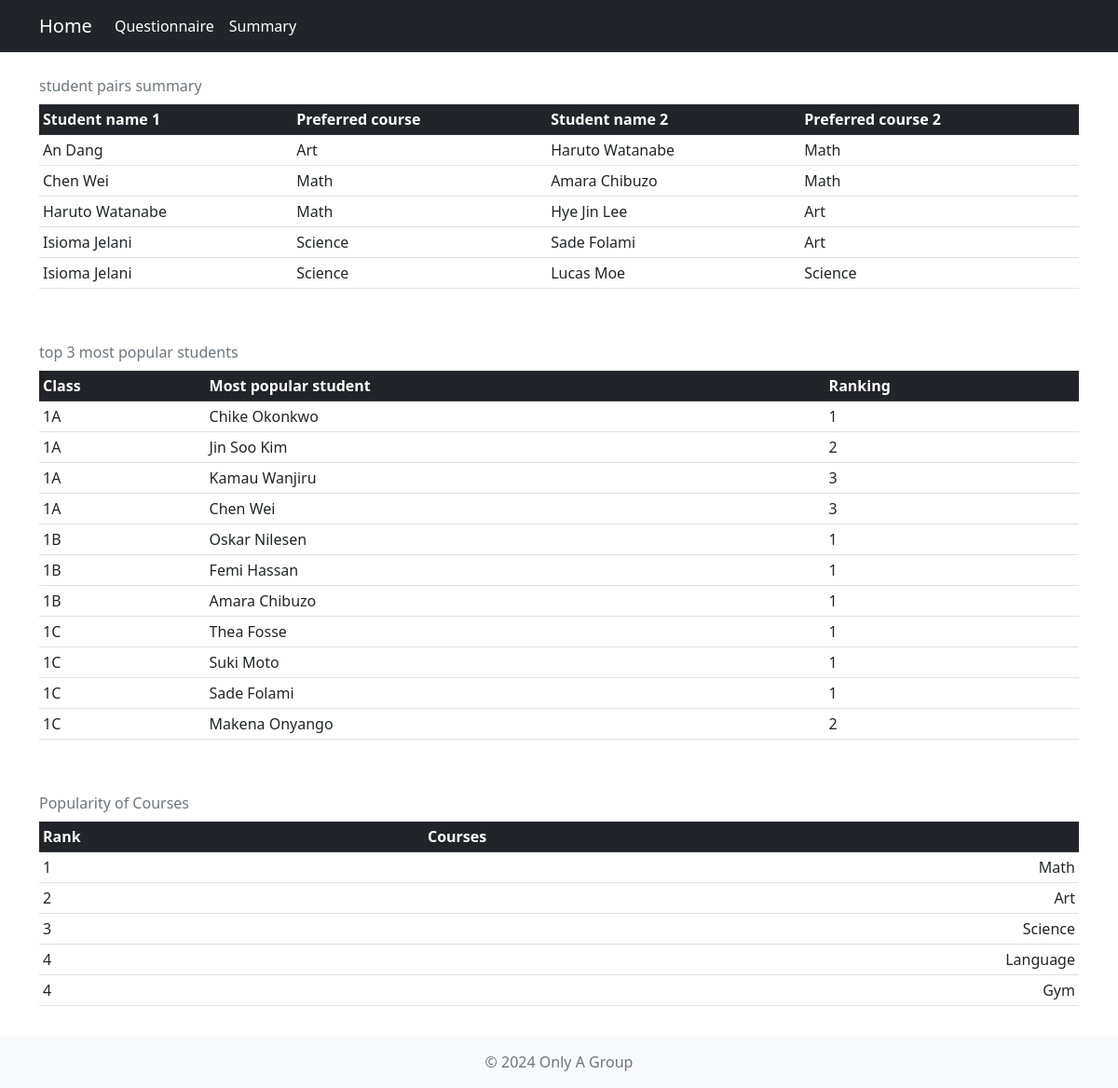
Page /summary on the committed database.
### tables this page shows
CREATE TABLE student
(
  student_name TEXT NOT NULL UNIQUE,
  student_id INTEGER NOT NULL PRIMARY KEY AUTOINCREMENT,
  class_id INTEGER NOT NULL,
  FOREIGN KEY (class_id) REFERENCES class(class_id)
);

CREATE TABLE course
(
  course_id INTEGER NOT NULL PRIMARY KEY AUTOINCREMENT,
  course_name TEXT NOT NULL UNIQUE
);

### app.py (the view)
@app.route('/summary')
def summary():
    cursor = get_db().cursor()
    cursor.execute(
        """
        SELECT s1.student_name, c1.course_name, s2.student_name AS preferred_student_name, c2.course_name AS preferred_student_preferred_course
        FROM (
            SELECT p1.student_id, p1.course_id, p2.student_id AS p2_student_id, p2.course_id AS p2_course_id
            FROM preference AS p1
            JOIN preference AS p2
            ON (p1.preferred_student_id_1=p2.student_id OR p1.preferred_student_id_2=p2.student_id OR p1.preferred_student_id_3=p2.student_id)
            AND (p1.student_id=p2.preferred_student_id_1 OR p1.student_id=p2.preferred_student_id_2 OR p1.student_id=p2.preferred_student_id_3)
            WHERE p1.student_id<p2.student_id
            ) AS a
        JOIN student s1 ON a.student_id=s1.student_id
        JOIN student s2 ON a.P2_student_id=s2.student_id
        JOIN course c1 ON a.course_id=c1.course_id
        JOIN course c2 ON a.p2_course_id=c2.course_id
         """
             )
    student_pairs=cursor.fetchall()
    cursor.execute(
        """
    SELECT class_name, student_name, ranking
    FROM(
        SELECT c.class_name, s.student_name, COUNT(*) AS counts, DENSE_RANK() OVER(PARTITION BY c.class_id ORDER BY COUNT(*) DESC) AS ranking
        FROM student s
        JOIN preference p ON p.preferred_student_id_1=s.student_id
        JOIN class c ON s.class_id=c.class_id
        GROUP BY class_name, student_name
        )
    WHERE ranking<=3

        """
    )
    popular_students=cursor.fetchall()
    cursor.execute(
        """
        SELECT DENSE_RANK() OVER (ORDER BY COUNT(*) DESC) AS rank, c.course_name
        FROM course c
        JOIN preference p ON c.course_id=p.course_id
        GROUP BY c.course_id, c.course_name
        ORDER BY COUNT(*) DESC
        """
    )
    popular_courses=cursor.fetchall()
    return render_template('summary.html', student_pairs=student_pairs, popular_students=popular_students, popular_courses=popular_courses)

### app.py (called while the page is built)
def get_db():
    if "db" not in g:
        g.db = sqlite3.connect(DATABASE)
        g.db.row_factory = sqlite3.Row  # Checks if database connection is open, if not opens new connection
        g.db.execute("PRAGMA foreign_keys=ON")
    return g.db

### templates/summary.html (shortened to what this page needs)
{% extends "template.html" %}
{% block main %}
<div class="container-lg my-3">
      <div class="table-responsive">
        <table class="table table-sm table-hover">
          <caption class="caption-top">student pairs summary</caption>
          <thead class="table-dark">
            <tr>
              <th scope="col">Student name 1</th>
              <th scope="col">Preferred course</th>
              <th scope="col">Student name 2</th>
              <th scope="col">Preferred course 2</th>
            </tr>
          </thead>
          <tbody>
            {% for row in student_pairs %}
            <tr>
              <td>{{ row['student_name'] }}</td>
              <td>{{ row['course_name']}}</td>
              <td>{{ row['preferred_student_name'] }}</td>
              <td>{{ row['preferred_student_preferred_course'] }}</td>
            </tr>
            {% endfor %}
          </tbody>
        </table>
      </div>
    </div>
    <div class="container-lg my-3">
      <div class="table-responsive">
        <table class="table table-sm table-hover">
          <caption class="caption-top">top 3 most popular students </caption>
          <thead class="table-dark">
            <tr>
              <th scope="col">Class</th>
              <th scope="col">Most popular student</th>
              <th scope="col">Ranking</th>
            </tr>
          </thead>
          <tbody>
            {% for row in popular_students %}
            <tr>
              <td>{{ row['class_name'] }}</td>
              <td >{{row['student_name'] }}</td>
              <td >{{row['ranking'] }}</td>
            </tr>
            {% endfor %}
          </tbody>
        </table>
      </div>
    </div>
    <div class="container-lg my-3">
      <div class="table-responsive">
        <table class="table table-sm table-hover">
          <caption class="caption-top">Popularity of Courses </caption>
          <thead class="table-dark">
            <tr>
              <th scope="col">Rank</th>
              <th scope="col">Courses</th>
            </tr>
          </thead>
          <tbody>
            {% for row in popular_courses %}
            <tr>
              <td>{{ row['rank'] }}</td>
              <td class="text-end">{{ row['course_name'] }}</td>
            </tr>
            {% endfor %}
          </tbody>
        </table>
      </div>
    </div>
{% endblock %}

### templates/template.html (shortened to what this page needs)
<!DOCTYPE html>
<html lang="en" class="h-100">
<head>
  <link href="https://cdn.jsdelivr.net/npm/bootstrap@5.2.3/dist/css/bootstrap.min.css" rel="stylesheet">
  <link rel="stylesheet" href="{{ url_for('static', filename='css/style.css') }}">
  <link rel="stylesheet" href="{{ url_for('static', filename='css/personal.css') }}">
</head>
<body class="d-flex flex-column h-100">
  <nav class="navbar navbar-expand-sm navbar-dark bg-dark">
    <div class="container-lg">
      <a class="navbar-brand" href="{{ url_for('home') }}">Home</a>
      <div class="collapse navbar-collapse" id="navbarNav">
        <ul class="navbar-nav">
          <li class="nav-item">
            <a class="nav-link text-white" href="{{ url_for('questionnaire') }}">Questionnaire</a>
          </li>
          <li class="nav-item">
            <a class="nav-link text-white" href="{{ url_for('summary') }}">Summary</a>
          </li>
        </ul>
      </div>
    </div>
  </nav>
  {% block main %}
  {% endblock %}
  <footer class="mt-auto py-3 bg-light">
    <div class="container-lg text-center text-muted">
      <span>&copy; 2024 Only A Group</span>
    </div>
  </footer>
</body>
</html>

### rows in the picture
student: student_name "An Dang", course_name "Art", preferred_student_name "Haruto Watanabe", preferred_student_preferred_course "Math"
student: student_name "Chen Wei", course_name "Math", preferred_student_name "Amara Chibuzo", preferred_student_preferred_course "Math"
student: student_name "Haruto Watanabe", course_name "Math", preferred_student_name "Hye Jin Lee", preferred_student_preferred_course "Art"
student: student_name "Isioma Jelani", course_name "Science", preferred_student_name "Sade Folami", preferred_student_preferred_course "Art", preferred_student_name "Lucas Moe", preferred_student_preferred_course "Science"
student: class_name "1A", student_name "Chike Okonkwo", ranking "1"
student: class_name "1A", student_name "Jin Soo Kim", ranking "2"
student: class_name "1A", student_name "Kamau Wanjiru", ranking "3"
student: class_name "1B", student_name "Oskar Nilesen", ranking "1"
student: class_name "1B", student_name "Femi Hassan", ranking "1"
student: class_name "1B", student_name "Amara Chibuzo", ranking "1"
student: class_name "1C", student_name "Thea Fosse", ranking "1"
student: class_name "1C", student_name "Suki Moto", ranking "1"
student: class_name "1C", student_name "Sade Folami", ranking "1"
student: class_name "1C", student_name "Makena Onyango", ranking "2"
course: rank "1", course_name "Math"
course: rank "2", course_name "Art"
course: rank "3", course_name "Science"
course: rank "4", course_name "Language"
course: rank "4", course_name "Gym"

### other values in the picture
{{ row['class_name'] }} "1A"
{{ row['student_name'] }} "Chen Wei"
{{ row['ranking'] }} "3"
